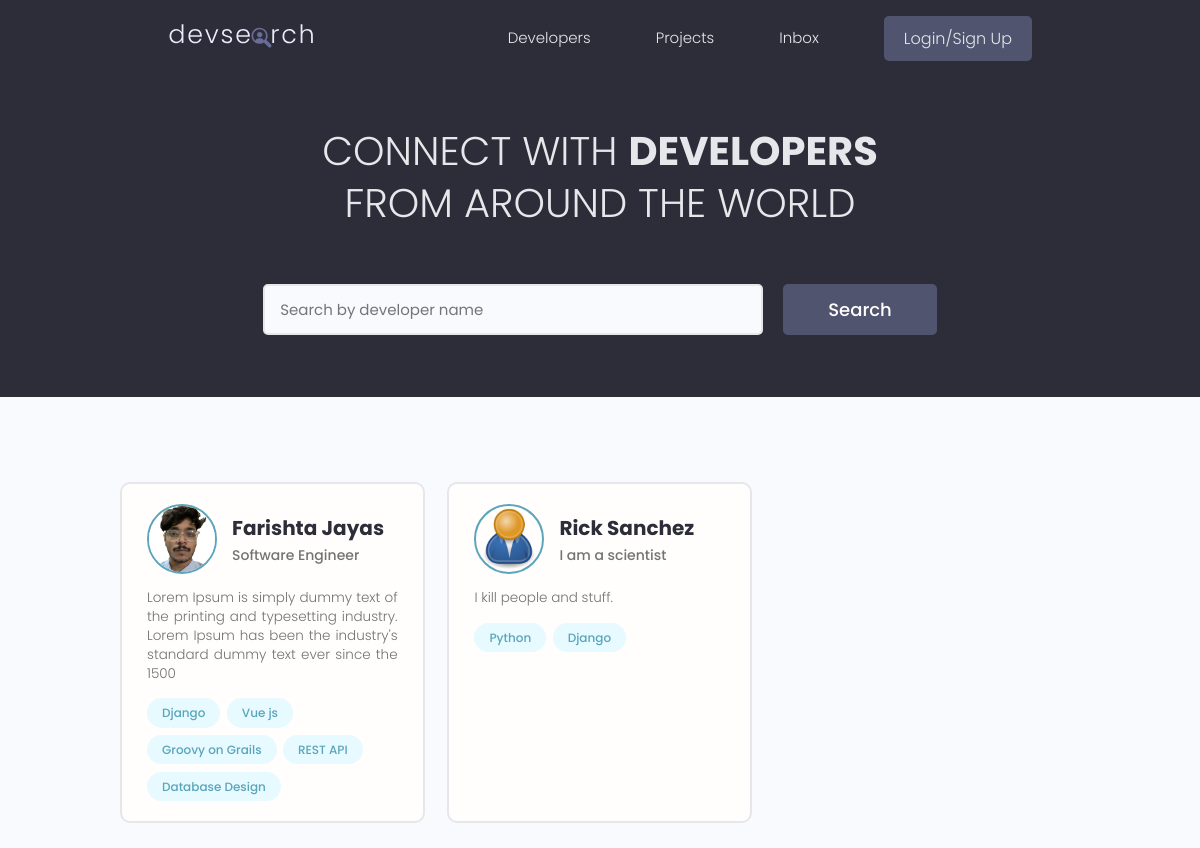
The app's page /, older data.
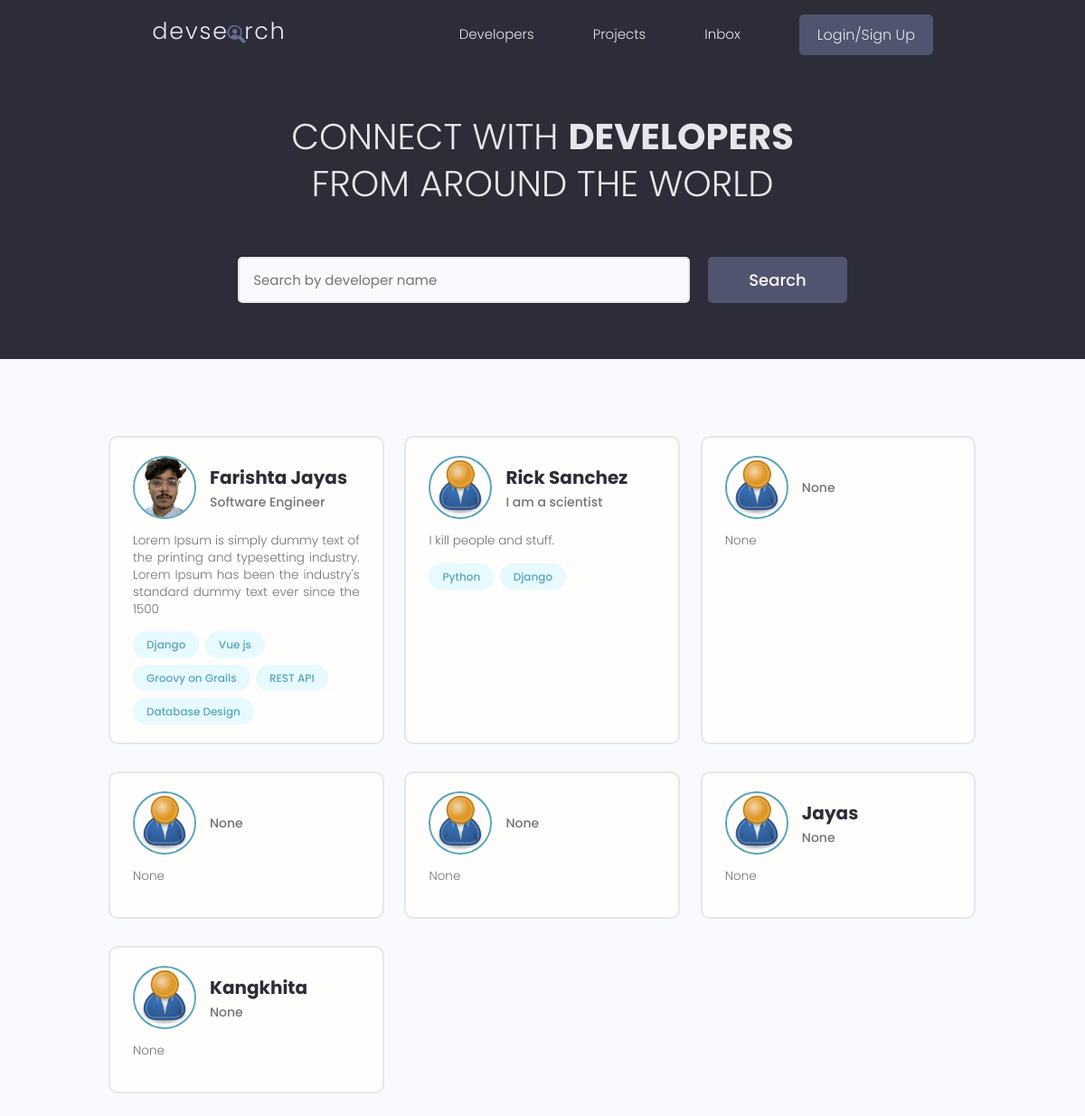
The same page, newer data.
### users/models.py (models this page shows, shortened)
class Profile(models.Model):
    id = models.UUIDField(default=uuid.uuid4, unique=True,
                          editable=False, primary_key=True)
    user = models.OneToOneField(
        User, on_delete=models.CASCADE, null=True, blank=True)
    name = models.CharField(max_length=250, blank=True, null=True)
    username = models.CharField(max_length=250, blank=True, null=True)
    location = models.CharField(max_length=250, blank=True, null=True)
    email = models.EmailField(max_length=500, blank=True, null=True)
    short_intro = models.CharField(max_length=500, blank=True, null=True)
    bio = models.TextField(blank=True, null=True)
    profile_image = models.ImageField(
        null=True, blank=True, upload_to='profiles/', default='profiles/user-default.png')
    social_github = models.CharField(max_length=250, blank=True, null=True)
    social_x = models.CharField(max_length=250, blank=True, null=True)
    social_linkedin = models.CharField(max_length=250, blank=True, null=True)
    social_website = models.CharField(max_length=250, blank=True, null=True)
    created = models.DateField(auto_now_add=True)

class Skill(models.Model):
    id = models.UUIDField(default=uuid.uuid4,
                          primary_key=True, editable=False, unique=True)
    owner = models.ForeignKey(
        Profile, on_delete=models.CASCADE, null=True, blank=True)
    name = models.CharField(max_length=250, null=True, blank=True)
    description = models.TextField(max_length=1000, null=True, blank=True)
    created = models.DateTimeField(auto_now_add=True)
    def __str__(self):
        return self.name

### users/views.py (the view)
# urls.py: path('', profiles, name='profiles'),
def profiles(request):
    profiles = Profile.objects.all()
    context = {'profiles': profiles}
    return render(request, 'users/profiles.html', context)

### users/templates/users/profiles.html (shortened to what this page needs)
{% extends "main.html" %}
{% block content %}
<main class="home">
  <section class="hero-section text-center">
    <div class="container container--narrow">
      <div class="hero-section__box">
        <h2>CONNECT WITH <span>DEVELOPERS</span></h2>
        <h2>FROM AROUND THE WORLD</h2>
      </div>
      <div class="hero-section__search">
        <form class="form" action="#" method="get">
          <div class="form__field">
            <input
              class="input input--text"
              id="formInput#search"
              type="text"
              name="text"
              placeholder="Search by developer name"
            />
          </div>
          <input class="btn btn--sub btn--lg" type="submit" value="Search" />
        </form>
      </div>
    </div>
  </section>
  <section class="devlist">
    <div class="container">
      <div class="grid grid--three">
        {% for profile in profiles %}
        <div class="column card">
          <div class="dev">
            <a href="{% url 'user-profile' profile.id %}" class="card__body">
              <div class="dev__profile">
                <img
                  class="avatar avatar--md"
                  src="{{ profile.profile_image.url }}"
                  alt="image"
                />
                <div class="dev__meta">
                  <h3>{{profile.name}}</h3>
                  <h5>{{profile.short_intro|slice:'60'}}</h5>
                </div>
              </div>
              <p class="dev__info">{{profile.bio|slice:'150'}}</p>
              <div class="dev__skills">
                {% for skill in profile.skill_set.all|slice:'5' %}
                <span class="tag tag--pill tag--main">
                  <small>{{skill}}</small>
                </span>
                {% endfor %}
              </div>
            </a>
          </div>
        </div>
        {% endfor %}
      </div>
    </div>
  </section>
</main>
{% endblock content %}

### templates/main.html (shortened to what this page needs)
<!DOCTYPE html>
{% load static %}
<html>
  <head>
    <link
      rel="stylesheet"
      href="https://cdn.iconmonstr.com/1.3.0/css/iconmonstr-iconic-font.min.css"
    />
    <link rel="stylesheet" href="{% static 'uikit/styles/uikit.css' %}" />
    <link rel="stylesheet" href="{% static 'styles/app.css' %}" />
    <link rel="stylesheet" href="https://cdnjs.cloudflare.com/ajax/libs/font-awesome/5.15.3/css/all.min.css" />
  </head>
  <body>
    {% include 'navbar.html' %}
    {% block content %}
    {% endblock content %}
  </body>
</html>

### templates/navbar.html (shortened to what this page needs)
{% load static %}
<header class="header">
  <div class="container container--narrow">
    <a href="{% url 'profiles' %}" class="header__logo">
      <img src="{% static 'images/logo.svg' %}" alt="DevSearch Logo" />
    </a>
    <nav class="header__nav">
      <ul class="header__menu">
        <li class="header__menuItem">
          <a href="{% url 'profiles' %}">Developers</a>
        </li>
        <li class="header__menuItem">
          <a href="{% url 'projects' %}">Projects</a>
        </li>
        <li class="header__menuItem"><a href="">Inbox</a></li>
        <li class="header__menuItem">
          {% if request.user.is_authenticated %}
          <a href="{% url 'logout' %}" class="btn btn--sub">Logout</a>
          {% else %}
          <a href="{% url 'login' %}" class="btn btn--sub">Login/Sign Up</a>
          {% endif %}
        </li>
      </ul>
    </nav>
  </div>
</header>

### static/styles/app.css (style rules this page uses)
:root { --color-sub: #2d2d39; }
.btn--sub { background-color: var(--color-sub-light); }
.card { border: 2px solid var(--color-light); }
img { width: 100%; }
.header { position: sticky; z-index: 111; background-color: var(--color-sub); padding: 1.5rem 0; }
.header > .container { display: flex; justify-content: space-between; align-items: center; }
.header__logo > img { height: 3.8rem; }
.header__nav > ul { display: inline-flex; align-items: center; list-style: none; gap: 6.5rem; }
.header__menuItem > a { color: var(--color-light); font-weight: 300; }
.hero-section { height: 40vh; display: flex; align-items: center; background-color: var(--color-sub); }
.hero-section__box { margin-bottom: 4rem; }
.hero-section__box > h2, .hero-section__box > h2 > span { font-size: 4rem; color: var(--color-light); line-height: 1.3; text-transform: uppercase; }
.hero-section__box > h2 { font-weight: 300; }
.hero-section__box > h2 > span { font-weight: 700; }
.hero-section__search > .form { display: flex; align-items: center; justify-content: center; gap: 2rem; }
.hero-section__search > .form input.input--text { width: 50rem; }
.devlist { margin-top: 8rem; }
.devlist .grid { align-items: stretch; }
.devlist .dev .dev__profile { display: flex; align-items: center; gap: 1.5rem; }
.devlist .dev .dev__meta h3 { color: var(--color-sub); font-size: 2rem; font-weight: 700; }
.devlist .dev .dev__meta h5 { color: var(--color-text); font-size: 1.4rem; font-weight: 500; }
.devlist .dev .dev__info { margin: 1.5rem 0; font-size: 1.35rem; line-height: 1.4; text-align: justify; }

### static/uikit/styles/modules/_variables.css (style rules this page uses)
:root { --color-main: #5aa5b9; --color-main-light: #e6faff; --color-sub: #3f4156; --color-sub-light: #51546e; --color-sub-lighter: #ededfd; --color-text: #737373; --color-gray: #8b8b8b; --color-light: #e5e7eb; --color-light-gray: #767676; --color-bg: #f8fafd; --color-white: #fffefd; --color-white-light: #f3f3f3; --color-success: #359e64; --color-success-bg: #def8e8; --color-error: #fc4b0b; --color-error-bg: #fff2ee; --font-base: 'Poppins', arial, helvetica, 'Segoe UI', roboto, ubuntu, sans-serif; --font-monospace: 'Fira Code', 'Courier New', courier, monospace; --font-regular: 300; --font-medium: 500; --font-bold: 700; --generic-shadow: 1px 1px 5px #00000010; --generic-transition: all 0.3s ease-in-out; }

### static/uikit/styles/modules/_base.css (style rules this page uses)
* { margin: 0; padding: 0; box-sizing: border-box; text-rendering: optimizeLegibility; color: inherit; font-size: inherit; }
html { font-size: 50%; }
@media only screen and (min-width: 480px) { html { font-size: 56.25%; } }
@media only screen and (min-width: 1200px) { html { font-size: 62.5%; } }
body { line-height: 1.6; font-weight: 400; font-size: 1.5rem; color: var(--color-text); background-color: var(--color-bg); min-height: 100vh; }

### static/uikit/styles/modules/_typography.css (style rules this page uses)
* { font-family: var(--font-base); }
h2 { font-size: 3.6rem; font-weight: var(--font-bold); }
h3 { font-size: 3.2rem; font-weight: var(--font-medium); }
h5 { font-size: 2.4rem; font-weight: var(--font-medium); }
h5, h6 { font-weight: var(--font-regular); }
p, span, strong { font-size: 1.6rem; color: var(--color-text); font-weight: var(--font-regular); }
a { padding-bottom: 2px; text-decoration: none; display: inline-block; color: var(--color-main); font-weight: var(--font-medium); }

### static/uikit/styles/modules/_utilities.css (style rules this page uses)
.container { width: 92%; max-width: 165rem; margin: 0 auto; box-sizing: border-box; }
.container--narrow { width: 92%; max-width: 120rem; }
@media screen and (min-width: 1000px) { .container { width: 90%; } }
@media screen and (min-width: 1000px) { .container--narrow { width: 85%; } }
@media screen and (min-width: 1200px) { .container { width: 80%; } }
@media screen and (min-width: 1200px) { .container--narrow { width: 72%; } }
.text-center { text-align: center; }

### static/uikit/styles/modules/_avatar.css (style rules this page uses)
.avatar { border-radius: 50%; border: 2px solid var(--color-main); object-fit: cover; }
.avatar--md { height: 7rem; width: 7rem; }

### static/uikit/styles/modules/_button.css (style rules this page uses)
.btn { display: inline-block; position: relative; cursor: pointer; background-color: var(--color-light); font-weight: var(--font-medium); color: var(--color-sub); text-decoration: none; padding: 1rem 2rem; border-radius: 0.5rem; border: none; width: -webkit-fit-content; width: -moz-fit-content; width: fit-content; height: -webkit-fit-content; height: -moz-fit-content; height: fit-content; font-size: 1.6rem; outline-width: 0; outline-color: transparent; -webkit-backface-visibility: hidden; backface-visibility: hidden; transition: all 0.3s ease-in-out; }
.btn--sub { background-color: var(--color-sub); color: var(--color-white); }
.btn--lg { font-size: 1.8rem; padding: 1.2rem 4.5rem; }

Row changes from the older to the newer data that the page shows:
added Profile: profile_image (placeholder picture), short_intro "None", bio "None"
added Profile: profile_image (placeholder picture), short_intro "None", bio "None"
added Profile: profile_image (placeholder picture), short_intro "None", bio "None"
added Profile: profile_image (placeholder picture), name "Jayas", short_intro "None", bio "None"
added Profile: profile_image (placeholder picture), name "Kangkhita", short_intro "None", bio "None"
